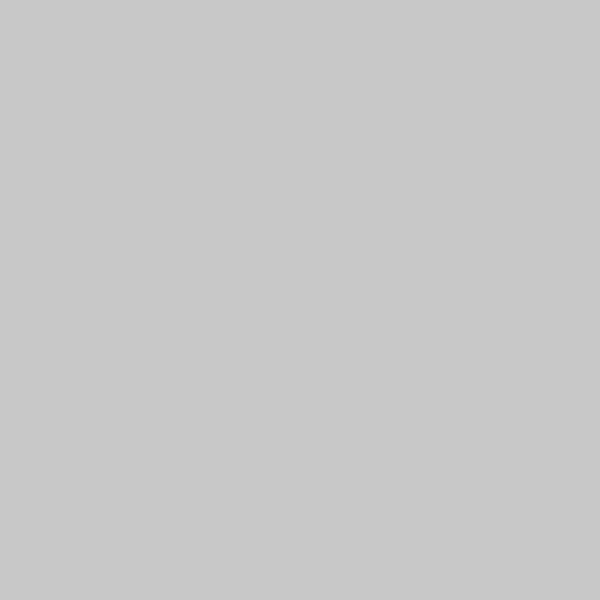
Frame 1 (no input)
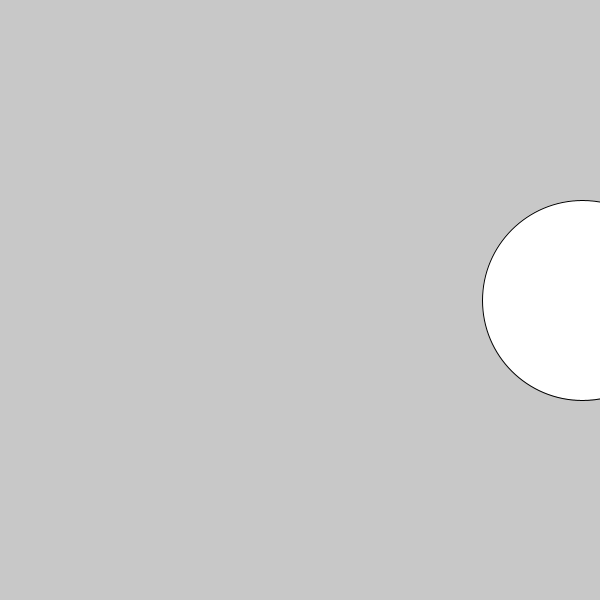
Frame 60 (the mouse pressed at the canvas centre just before this capture)
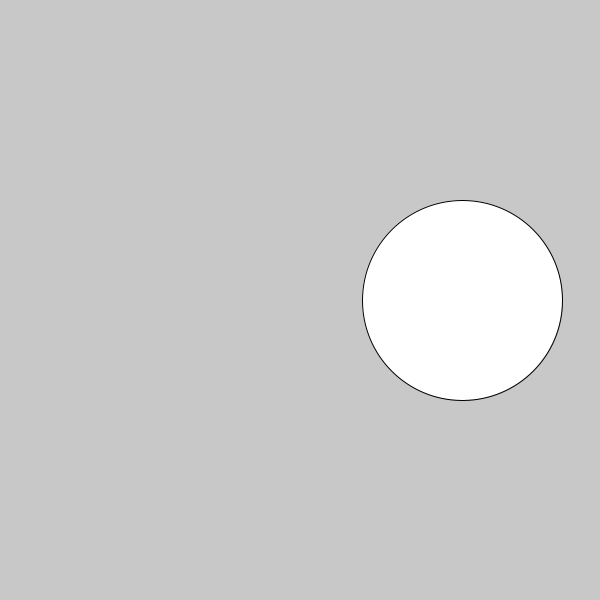
Frame 120 (the mouse held since frame 60 and released just before this capture)

The Processing sketch that drew these frames (run headless with seeded random() and noise(); from frame 60 on, the mouse is pressed at the canvas centre):

// Processing sketch: Right_left
// ── Right_left.pde
int x; // define new varaibb;e

void setup() {
  size(600, 600);
  x = 700; 
}

void draw() {
  background(200);
  ellipse(x, 300, 200, 200);
  x = x - 2;
  if ((x < -100)){
    x = 700;
  }
}
